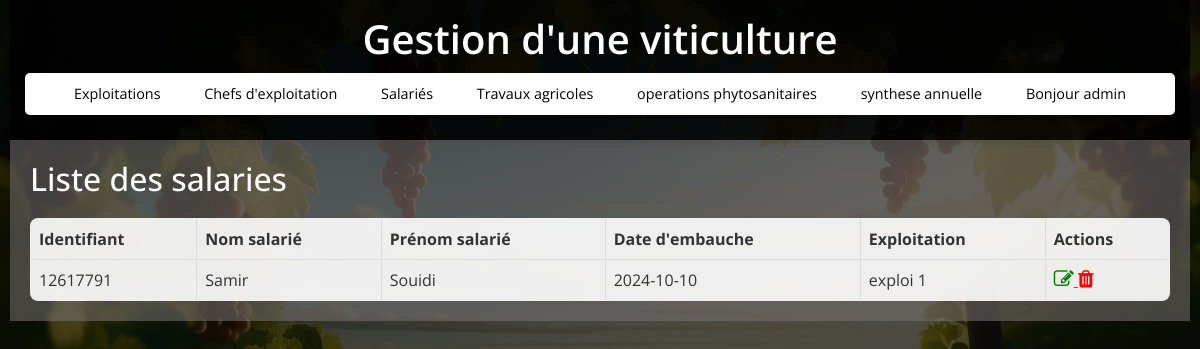
The app's page /salaries (signed in), older data.
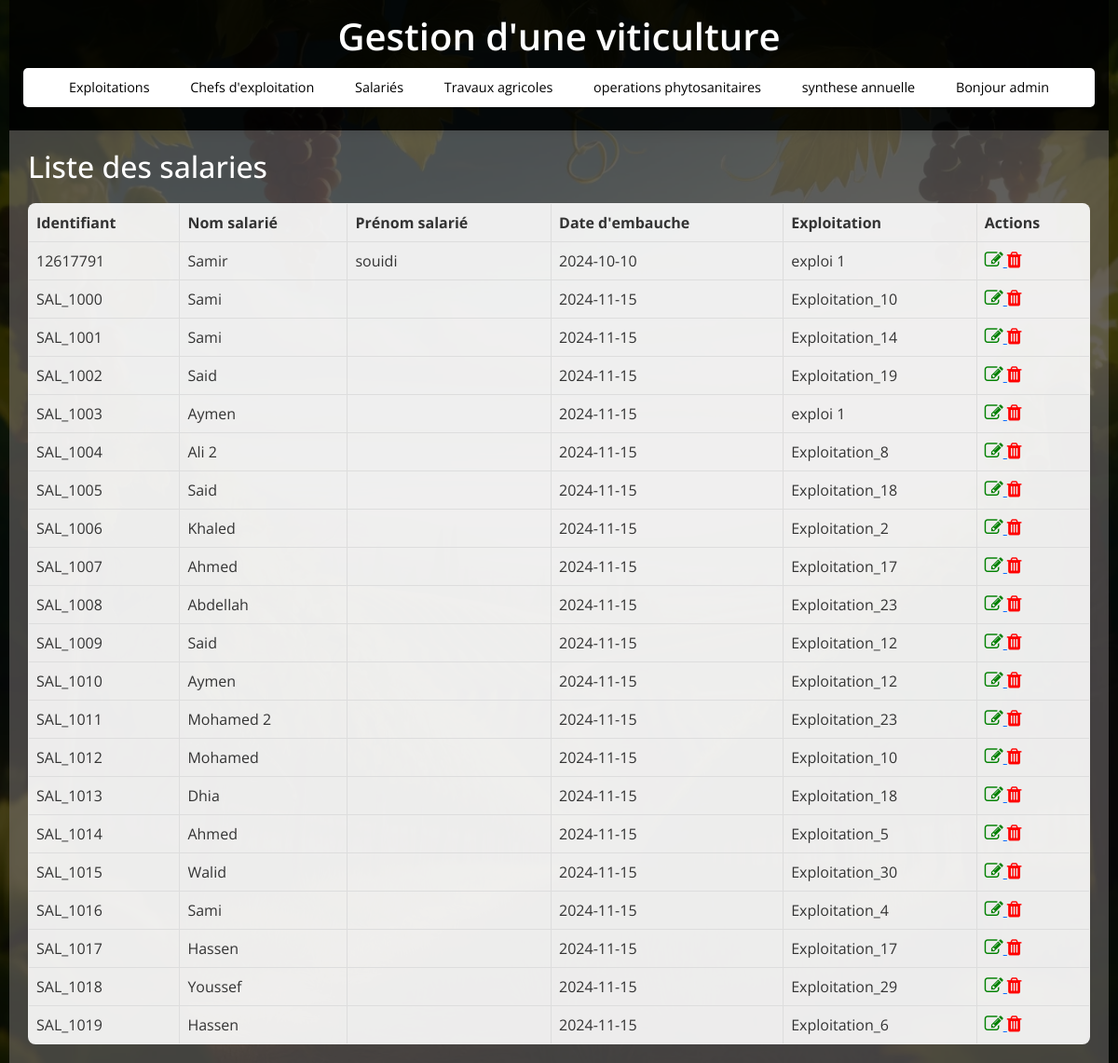
The same page, newer data.
### tables this page shows
CREATE TABLE salaries (
                    id_salarie INTEGER PRIMARY KEY,
                    identifiant_sal TEXT,
                    nom_salarie TEXT,
                    prenom_salarie TEXT,
                    date_embauche TEXT,
                    id_exploitation INTEGER,
                    FOREIGN KEY(id_exploitation) REFERENCES exploitations(id_exploitation)
                );

CREATE TABLE exploitations (
                    id_exploitation INTEGER PRIMARY KEY,
                    nom_exploitation TEXT,
                    superficie REAL
                );

### app.py (the view)
@app.route('/salaries')
def salaries():
    if 'user_id' not in session:
        return redirect(url_for('login'))
    conn = get_db_connection()
    salaries = conn.execute('SELECT * FROM salaries inner join exploitations on exploitations.id_exploitation=salaries.id_exploitation').fetchall()
    conn.close()
    return render_template('salaries.html', salaries=salaries)

### app.py (called while the page is built)
def get_db_connection():
    conn = sqlite3.connect(DB_NAME)
    conn.row_factory = sqlite3.Row  # Retourne les résultats sous forme de dictionnaire
    return conn

### templates/salaries.html (shortened to what this page needs)
{% extends 'base.html' %}
{% block content %}
    <h2>Liste des salaries</h2>
    <table id="salaries" class="display">
      <thead>
        <tr>
            <th>Identifiant</th>
            <th>Nom salarié</th>
            <th>Prénom salarié</th>
            <th>Date d'embauche</th>
            <th>Exploitation</th>
            <th>Actions</th>
        </tr>
      </thead>
      <tbody>
        {% for salarie in salaries %}
        <tr>
            <td>{{ salarie.identifiant_sal }}</td>
            <td>{{ salarie.nom_salarie }}</td>
            <td>{{ salarie.prenom_salarie }}</td>
            <td>{{ salarie.date_embauche }}</td>
            <td>{{ salarie.nom_exploitation }}</td>
            <td>
              <a href="{{ url_for('edit_salarie', id=salarie.id_salarie) }}">
                <i class="fa fa-edit" style="font-size:20px;color:green"></i>
            </a>
            <a href="{{ url_for('delete_salarie', id=salarie.id_salarie) }}">
<i class="fa fa-trash" style="font-size:20px;color:red;"></i>
            </a>
            </td>
        </tr>
        {% endfor %}
      </tbody>
    </table>
{% endblock %}

Row changes from the older to the newer data that the page shows:
changed salaries "Samir": prenom_salarie "Souidi" → "souidi"
added salaries: identifiant_sal "SAL_1000", nom_salarie "Sami", date_embauche "2024-11-15", nom_exploitation "Exploitation_10"
added salaries: identifiant_sal "SAL_1001", nom_salarie "Sami", date_embauche "2024-11-15", nom_exploitation "Exploitation_14"
added salaries: identifiant_sal "SAL_1002", nom_salarie "Said", date_embauche "2024-11-15", nom_exploitation "Exploitation_19"
added salaries: identifiant_sal "SAL_1003", nom_salarie "Aymen", date_embauche "2024-11-15", nom_exploitation "exploi 1"
added salaries: identifiant_sal "SAL_1004", nom_salarie "Ali 2", date_embauche "2024-11-15", nom_exploitation "Exploitation_8"
added salaries: identifiant_sal "SAL_1005", nom_salarie "Said", date_embauche "2024-11-15", nom_exploitation "Exploitation_18"
added salaries: identifiant_sal "SAL_1006", nom_salarie "Khaled", date_embauche "2024-11-15", nom_exploitation "Exploitation_2"
added salaries: identifiant_sal "SAL_1007", nom_salarie "Ahmed", date_embauche "2024-11-15", nom_exploitation "Exploitation_17"
added salaries: identifiant_sal "SAL_1008", nom_salarie "Abdellah", date_embauche "2024-11-15", nom_exploitation "Exploitation_23"
added salaries: identifiant_sal "SAL_1009", nom_salarie "Said", date_embauche "2024-11-15", nom_exploitation "Exploitation_12"
added salaries: identifiant_sal "SAL_1010", nom_salarie "Aymen", date_embauche "2024-11-15", nom_exploitation "Exploitation_12"
added salaries: identifiant_sal "SAL_1011", nom_salarie "Mohamed 2", date_embauche "2024-11-15", nom_exploitation "Exploitation_23"
added salaries: identifiant_sal "SAL_1012", nom_salarie "Mohamed", date_embauche "2024-11-15", nom_exploitation "Exploitation_10"
added salaries: identifiant_sal "SAL_1013", nom_salarie "Dhia", date_embauche "2024-11-15", nom_exploitation "Exploitation_18"
added salaries: identifiant_sal "SAL_1014", nom_salarie "Ahmed", date_embauche "2024-11-15", nom_exploitation "Exploitation_5"
added salaries: identifiant_sal "SAL_1015", nom_salarie "Walid", date_embauche "2024-11-15", nom_exploitation "Exploitation_30"
added salaries: identifiant_sal "SAL_1016", nom_salarie "Sami", date_embauche "2024-11-15", nom_exploitation "Exploitation_4"
added salaries: identifiant_sal "SAL_1017", nom_salarie "Hassen", date_embauche "2024-11-15", nom_exploitation "Exploitation_17"
added salaries: identifiant_sal "SAL_1018", nom_salarie "Youssef", date_embauche "2024-11-15", nom_exploitation "Exploitation_29"
added salaries: identifiant_sal "SAL_1019", nom_salarie "Hassen", date_embauche "2024-11-15", nom_exploitation "Exploitation_6"
